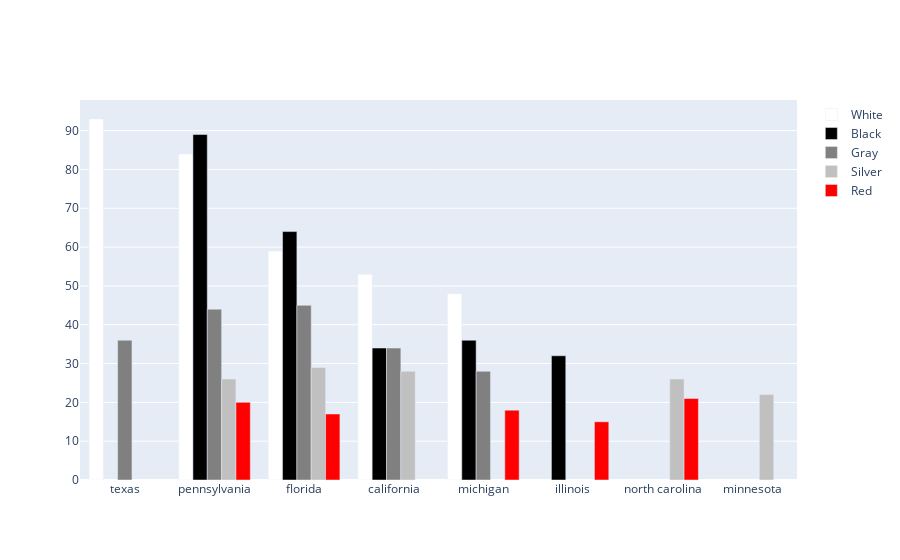

Notebook cell for this chart:
### Code cell
color = {'White':'white',
          'Black':'black',
         'Gray':'gray',
         'Silver':'silver',
         'Red':'red'}

white_trace = go.Bar(
    x = white_color_in_state.state,
    y = white_color_in_state['count'],
    name = 'White',
    marker_color=color['White']
)
black_trace = go.Bar(
    x = black_color_in_state.state,
    y = black_color_in_state['count'],
    name = 'Black',
    marker_color=color['Black']
)
gray_trace = go.Bar(
    x = gray_color_in_state.state,
    y = gray_color_in_state['count'],
    name = 'Gray',
    marker_color=color['Gray']
)
silver_trace = go.Bar(
    x = silver_color_in_state.state,
    y = silver_color_in_state['count'],
    name = 'Silver',
    marker_color=color['Silver']
)
red_trace = go.Bar(
    x = red_color_in_state.state,
    y = red_color_in_state['count'],
    name = 'Red',
    marker_color=color['Red']
)
layout = go.Layout(
    title='',\
    xaxis= {'title':" "},yaxis = {'title':" "}
)

fig = go.Figure(data = [white_trace,black_trace,gray_trace,silver_trace,red_trace], layout = layout)
iplot(fig)

### Figure 1 — Plotly figure (JSON) as saved in the notebook; plotly's stock layout.template omitted (floating-point values rounded to 4 significant figures)
{"data": [{"marker": {"color": "white"}, "name": "White", "type": "bar", "x": ["texas", "pennsylvania", "florida", "california", "michigan"], "y": [93, 84, 59, 53, 48]}, {"marker": {"color": "black"}, "name": "Black", "type": "bar", "x": ["pennsylvania", "florida", "michigan", "california", "illinois"], "y": [89, 64, 36, 34, 32]}, {"marker": {"color": "gray"}, "name": "Gray", "type": "bar", "x": ["florida", "pennsylvania", "texas", "california", "michigan"], "y": [45, 44, 36, 34, 28]}, {"marker": {"color": "silver"}, "name": "Silver", "type": "bar", "x": ["florida", "california", "north carolina", "pennsylvania", "minnesota"], "y": [29, 28, 26, 26, 22]}, {"marker": {"color": "red"}, "name": "Red", "type": "bar", "x": ["north carolina", "pennsylvania", "michigan", "florida", "illinois"], "y": [21, 20, 18, 17, 15]}], "layout": {"title": {"text": ""}, "xaxis": {"title": {"text": " "}}, "yaxis": {"title": {"text": " "}}}}
